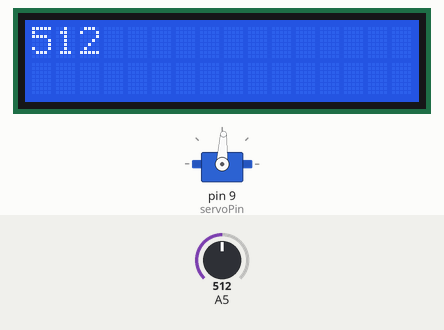
Recording of a sketch running on a simulated Arduino Uno, built with avr-gcc and run on an emulated ATmega328P. Parts: servo, 16×2 character LCD. Inputs (shaded band) come from the test bench; at power-on: A5 = 512.

Above: at 1.2 s.
1.3 s: A5 set to 716
At 1.8 s:
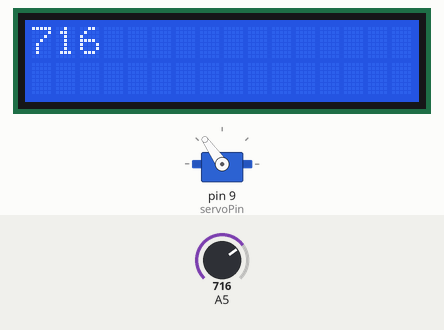
2.8 s: A5 set to 900
At 3.7 s:
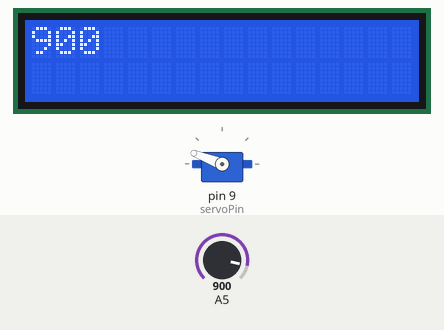
4.3 s: A5 set to 1023
At 5.3 s:
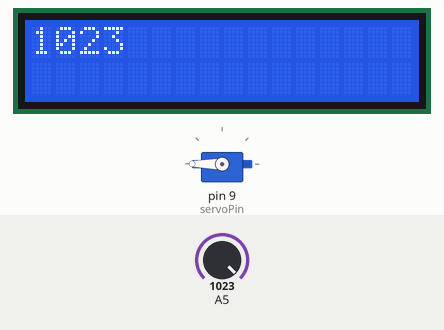
5.8 s: A5 set to 306
At 7.0 s:
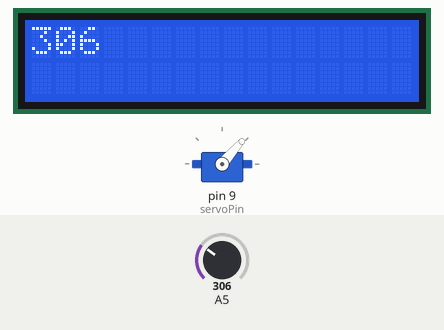
7.3 s: A5 set to 122
At 7.7 s:
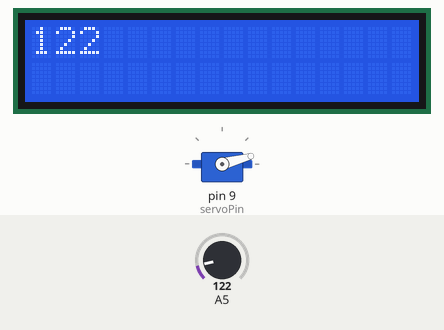
Timing chart, 0 to 9.8 s (numbered marks = the images above; inputs shaded):
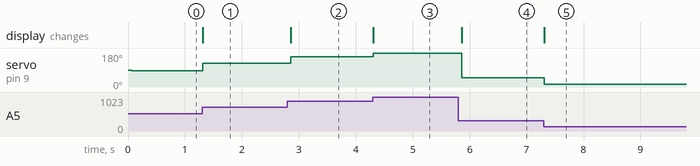

Measured:
- after the input at 1.3 s, servo on pin 9 (servoPin): 87° → 125° at once; the display: changes at once (image 1)
- after the input at 2.8 s, servo on pin 9 (servoPin): 125° → 159° after 0.06 s; the display: changes after 0.06 s (image 2)
- after the input at 4.3 s, servo on pin 9 (servoPin): 159° → 180° at once; the display: changes at once (image 3)
- after the input at 5.8 s, servo on pin 9 (servoPin): 180° → 49° after 0.06 s; the display: changes after 0.06 s (image 4)
- after the input at 7.3 s, servo on pin 9 (servoPin): 49° → 15° at once; the display: changes at once (image 5)

The sketch:

lcdservo.ino
```cpp
#include <LiquidCrystal.h>
int tmp;
// Creates an LCD object. Parameters: (rs, enable, d4, d5, d6, d7)
LiquidCrystal lcd(12, 11, 5, 4, 3, 2);

#include <Servo.h>

int servoPin = 9;
Servo servo;
int angle = 0;

void setup()
{
  servo.attach(servoPin);
    lcd.begin(16, 2);

    lcd.clear();
}

void loop()
{
    tmp = analogRead(A5);
    lcd.setCursor(0, 1);
    lcd.setCursor(0, 0);
    lcd.clear();

    int reading = analogRead(A5);
    int angle = map(reading, 39, 1009, 0, 180);
    servo.write(angle);


    lcd.setCursor(0, 0);
    lcd.print(tmp);
    delay(100);


}
```
